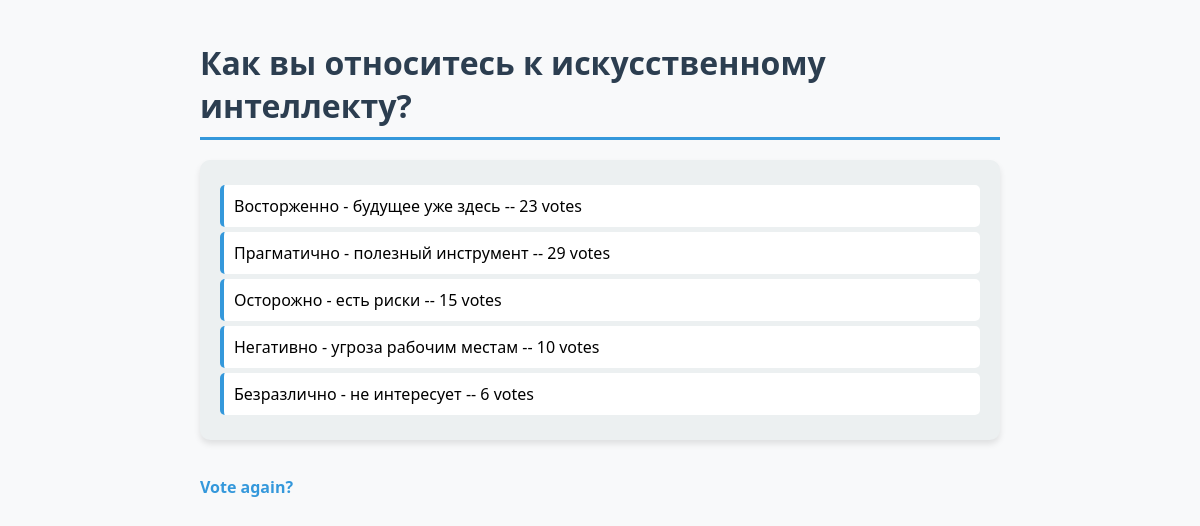
The app's page /polls/2/results/ with its own data.
### polls/models.py (models this page shows, shortened)
class Question(models.Model):
    question_text = models.CharField(max_length=200)
    pub_date = models.DateTimeField('date published')

class Choice(models.Model):
    question = models.ForeignKey(Question, on_delete=models.CASCADE)
    choice_text = models.CharField(max_length=200)
    votes = models.IntegerField(default=0)

### polls/views.py (the view)
# urls.py: path('<int:pk>/results/', views.ResultsView.as_view(), name='results'),
class ResultsView(generic.DetailView):
    model = Question
    template_name = 'polls/results.html'

### polls/templates/polls/results.html (shortened to what this page needs)
{% load static %}
<!DOCTYPE html>
<html lang="en">
<head>
    <link rel="stylesheet" type="text/css" href="{% static 'polls/style.css' %}">
</head>
<body>
    <h1>{{ question.question_text }}</h1>
    <ul class="results">
    {% for choice in question.choice_set.all %}
        <li>{{ choice.choice_text }} -- {{ choice.votes }} vote{{ choice.votes|pluralize }}</li>
    {% endfor %}
    </ul>
    <a class="back-link" href="{% url 'polls:detail' question.id %}">Vote again?</a>
</body>
</html>

### polls/static/polls/style.css (style rules this page uses)
body { background: white url("images/background.gif") no-repeat right bottom; font-family: 'Segoe UI', Tahoma, Geneva, Verdana, sans-serif; margin: 20px; padding: 20px; max-width: 800px; margin: 0 auto; background-color: #f8f9fa; }
ul { list-style-type: none; padding-left: 0; }
h1 { color: #2c3e50; border-bottom: 3px solid #3498db; padding-bottom: 10px; margin-bottom: 20px; }
ul.results { background-color: #ecf0f1; padding: 20px; border-radius: 10px; box-shadow: 0 4px 6px rgba(0,0,0,0.1); }
ul.results li { padding: 10px; margin: 5px 0; background-color: white; border-radius: 5px; border-left: 4px solid #3498db; }
.back-link { display: inline-block; margin-top: 20px; color: #3498db; text-decoration: none; font-weight: bold; }

### records on screen
Question: question_text "Как вы относитесь к искусственному интеллекту?"
Choice: choice_text "Восторженно - будущее уже здесь", votes "23"
Choice: choice_text "Прагматично - полезный инструмент", votes "29"
Choice: choice_text "Осторожно - есть риски", votes "15"
Choice: choice_text "Негативно - угроза рабочим местам", votes "10"
Choice: choice_text "Безразлично - не интересует", votes "6"
